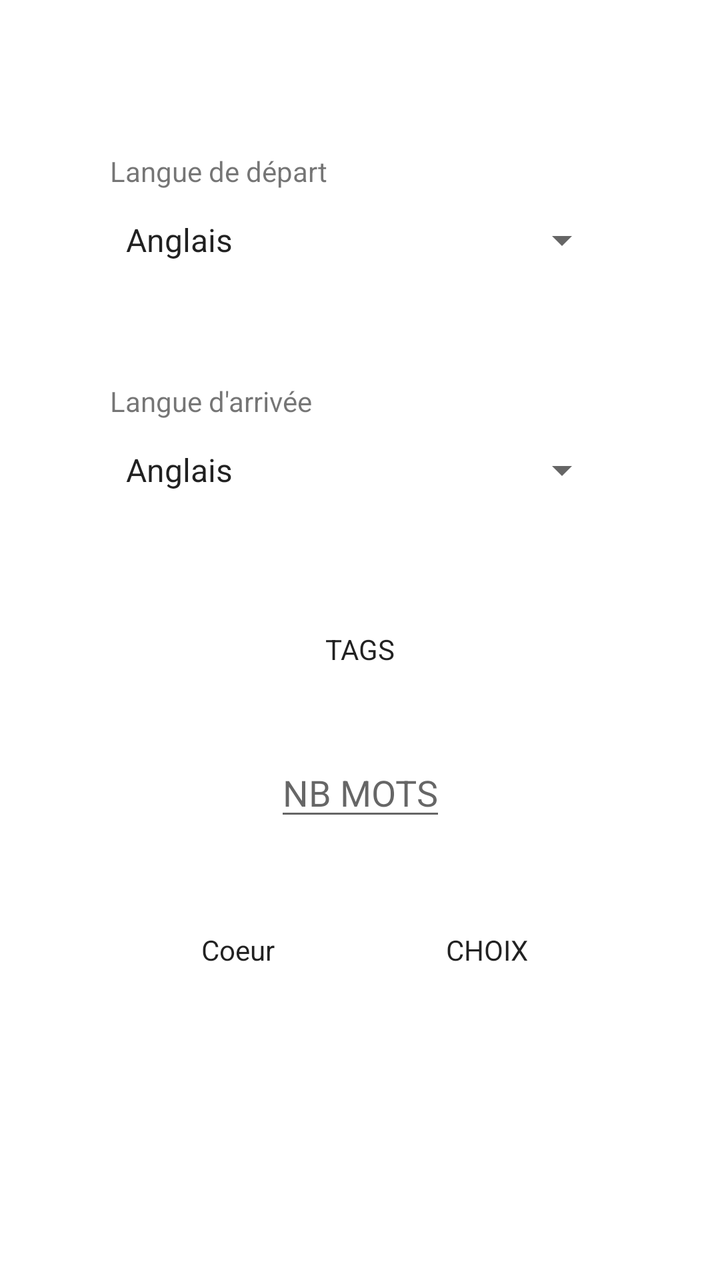
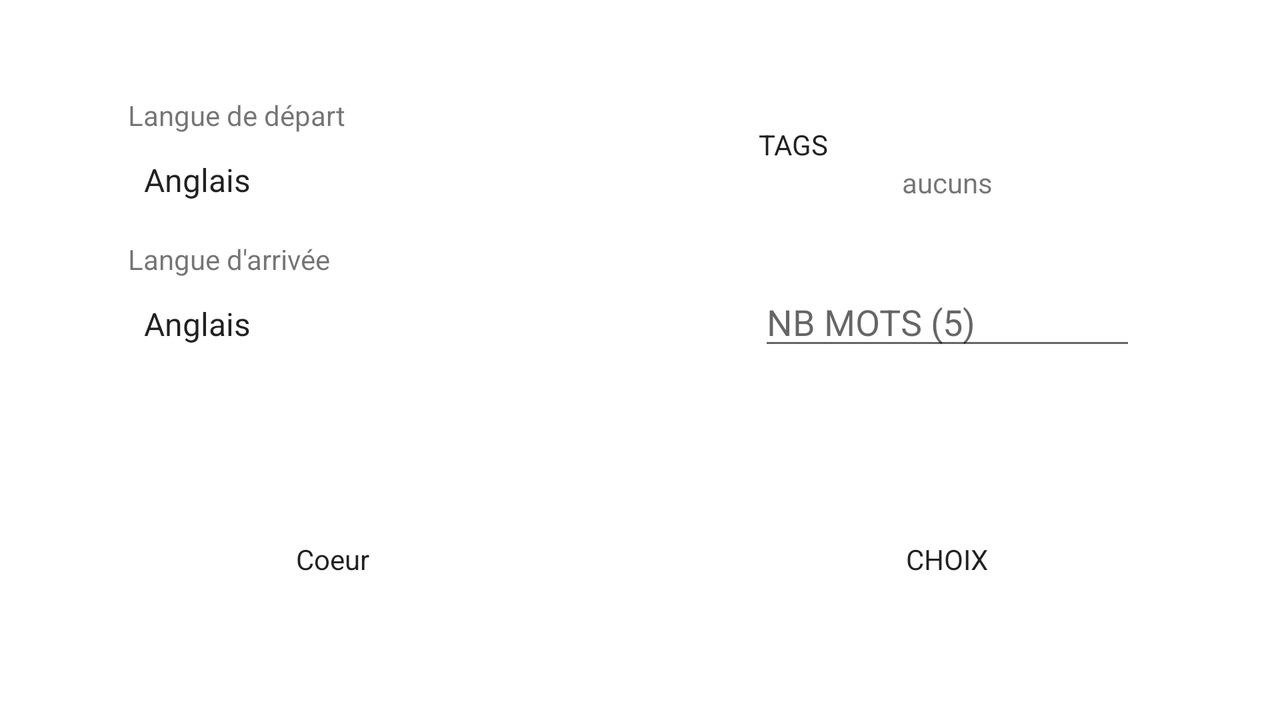

One screen, two layout resources from the same app: the default and the repository's alternative for another configuration. Each is rendered where Android would select it; the XML of both is given below.
<!-- AndroidManifest.xml: application theme AppTheme -->
<!-- res/layout/activity_revision_display.xml -->
<?xml version="1.0" encoding="utf-8"?>
<androidx.constraintlayout.widget.ConstraintLayout xmlns:android="http://schemas.android.com/apk/res/android"
    xmlns:app="http://schemas.android.com/apk/res-auto"
    xmlns:tools="http://schemas.android.com/tools"
    android:layout_width="match_parent"
    android:layout_height="match_parent"
    tools:context=".Display.RevisionDisplay">

    <Spinner
        android:id="@+id/spinnerLDep"
        android:layout_width="250dp"
        android:layout_height="40dp"
        android:layout_marginTop="100dp"
        android:entries="@array/language_array"
        android:prompt="@string/language_prompt"
        app:layout_constraintEnd_toEndOf="parent"
        app:layout_constraintStart_toStartOf="parent"
        app:layout_constraintTop_toTopOf="parent" />

    <Spinner
        android:id="@+id/spinnerLEnd"
        android:layout_width="250dp"
        android:layout_height="40dp"
        android:layout_marginTop="75dp"
        android:entries="@array/language_array"
        android:prompt="@string/language_prompt"
        app:layout_constraintEnd_toEndOf="parent"
        app:layout_constraintStart_toStartOf="parent"
        app:layout_constraintTop_toBottomOf="@+id/spinnerLDep" />

    <EditText
        android:id="@+id/editNBM"
        android:layout_width="wrap_content"
        android:layout_height="wrap_content"
        android:layout_marginTop="40dp"
        android:hint="NB MOTS"
        app:layout_constraintBottom_toBottomOf="parent"
        app:layout_constraintEnd_toEndOf="parent"
        app:layout_constraintStart_toStartOf="parent"
        app:layout_constraintTop_toBottomOf="@+id/buttonTagsSelec"
        app:layout_constraintVertical_bias="0.0" />

    <Button
        android:id="@+id/buttonCoeur"
        android:layout_width="wrap_content"
        android:layout_height="wrap_content"
        android:layout_marginTop="50dp"
        android:onClick="goToParCoeur"
        android:text="Coeur"
        app:layout_constraintEnd_toStartOf="@+id/editNBM"
        app:layout_constraintTop_toBottomOf="@+id/editNBM" />

    <Button
        android:id="@+id/buttonChoice"
        android:layout_width="wrap_content"
        android:layout_height="wrap_content"
        android:layout_marginTop="50dp"
        android:onClick="goToParChoix"
        android:text="CHOIX"
        app:layout_constraintStart_toEndOf="@+id/editNBM"
        app:layout_constraintTop_toBottomOf="@+id/editNBM" />

    <TextView
        android:id="@+id/textView"
        android:layout_width="wrap_content"
        android:layout_height="wrap_content"
        android:layout_marginBottom="5dp"
        android:text="Langue de départ"
        app:layout_constraintBottom_toTopOf="@+id/spinnerLDep"
        app:layout_constraintStart_toStartOf="@+id/spinnerLDep" />

    <TextView
        android:id="@+id/textView2"
        android:layout_width="wrap_content"
        android:layout_height="wrap_content"
        android:layout_marginBottom="5dp"
        android:text="Langue d'arrivée"
        app:layout_constraintBottom_toTopOf="@+id/spinnerLEnd"
        app:layout_constraintStart_toStartOf="@+id/spinnerLEnd" />

    <Button
        android:id="@+id/buttonTagsSelec"
        android:layout_width="wrap_content"
        android:layout_height="wrap_content"
        android:layout_marginTop="60dp"
        android:onClick="onClicTag"
        android:text="TAGS"
        app:layout_constraintEnd_toEndOf="parent"
        app:layout_constraintStart_toStartOf="parent"
        app:layout_constraintTop_toBottomOf="@+id/spinnerLEnd" />

</androidx.constraintlayout.widget.ConstraintLayout>
<!-- resources referenced by this layout -->
<resources>
  <string-array name="language_array">
          <item>Anglais</item>
          <item>Allemand</item>
          <item>Espagnol</item>
      </string-array>
  <string name="language_prompt">Choose a language</string>
  <!-- from res/values-v25/ -->
  <style name="AppTheme" parent="Theme.AppCompat.Light.NoActionBar">
  
          <item name="colorPrimary">@color/primaryColor</item>
          <item name="colorPrimaryDark">@color/primaryDarkColor</item>
          <item name="colorAccent">@color/primaryLightColor</item>
          <item name="android:colorSecondary" />
  
          <item name="colorControlHighlight">@color/everDarker</item>
          <item name="colorControlActivated">@color/everDarker</item>
  
          <item name="android:windowNoTitle">true</item>
          <item name="android:windowActionBar">false</item>
          <item name="android:windowFullscreen">true</item>
          <item name="android:windowContentOverlay">@null</item>
          <item name="android:windowAnimationStyle">@null</item>
          <item name="android:windowBackground">@drawable/gradient_background_tbbg</item>
  
          <item name="buttonStyle">@style/BeautifulButton2</item>
  
      </style>
  <color name="primaryColor">#3949ab</color>
  <color name="primaryDarkColor">#00227b</color>
  <color name="primaryLightColor">#6f74dd</color>
  <color name="everDarker">#444447</color>
  <!-- drawable gradient_background_tbbg (drawable) -->
  <?xml version="1.0" encoding="utf-8"?>
  <layer-list
  xmlns:android="http://schemas.android.com/apk/res/android">
  <item>
      <shape xmlns:android="http://schemas.android.com/apk/res/android"
          android:shape="rectangle">
          <gradient
              android:startColor="#5dade2"
              android:endColor="#d6eaf8"
              android:angle="45"/>
      </shape>
  
  </item>
  <item>
      <bitmap xmlns:android="http://schemas.android.com/apk/res/android"
          android:src="@drawable/notebookbg"
          android:tileMode="repeat"
          android:alpha="0.09"/>
  </item>
  </layer-list>
  
  
</resources>
<!-- res/layout-land/activity_revision_display.xml (the repository's variant of the layout above) -->
<!-- drawn on the phone turned sideways -->
<?xml version="1.0" encoding="utf-8"?>
<androidx.constraintlayout.widget.ConstraintLayout xmlns:android="http://schemas.android.com/apk/res/android"
    xmlns:app="http://schemas.android.com/apk/res-auto"
    xmlns:tools="http://schemas.android.com/tools"
    android:layout_width="match_parent"
    android:layout_height="match_parent"
    tools:context=".Display.RevisionDisplay">

    <Spinner
        android:id="@+id/spinnerLDep"
        android:layout_width="0dp"
        android:layout_height="0dp"
        android:entries="@array/language_array"
        android:prompt="@string/language_prompt"
        app:layout_constraintBottom_toTopOf="@+id/guideline22h"
        app:layout_constraintEnd_toStartOf="@+id/guideline33v"
        app:layout_constraintStart_toStartOf="@+id/guideline10v"
        app:layout_constraintTop_toTopOf="@+id/guideline15h" />

    <Spinner
        android:id="@+id/spinnerLEnd"
        android:layout_width="0dp"
        android:layout_height="0dp"
        android:entries="@array/language_array"
        android:prompt="@string/language_prompt"
        app:layout_constraintBottom_toTopOf="@+id/guideline37h"
        app:layout_constraintEnd_toStartOf="@+id/guideline33v"
        app:layout_constraintStart_toStartOf="@+id/guideline10v"
        app:layout_constraintTop_toTopOf="@+id/guideline30h" />

    <EditText
        android:id="@+id/editNBM"
        android:layout_width="0dp"
        android:layout_height="wrap_content"
        android:layout_marginStart="8dp"
        android:layout_marginLeft="8dp"
        android:layout_marginEnd="8dp"
        android:layout_marginRight="8dp"
        android:hint="NB MOTS (5)"
        android:inputType="number"
        app:layout_constraintBottom_toTopOf="@+id/guideline37h"
        app:layout_constraintEnd_toStartOf="@+id/guideline90v"
        app:layout_constraintStart_toStartOf="@+id/guideline67v"
        app:layout_constraintTop_toTopOf="@+id/guideline22h"
        app:layout_constraintVertical_bias="1.0" />

    <Button
        android:id="@+id/buttonCoeur"
        android:layout_width="wrap_content"
        android:layout_height="0dp"
        android:onClick="goToParCoeur"
        android:text="Coeur"
        app:layout_constraintBottom_toTopOf="@+id/guideline85h"
        app:layout_constraintEnd_toStartOf="@+id/guideline33v"
        app:layout_constraintStart_toStartOf="@+id/guideline10v"
        app:layout_constraintTop_toTopOf="@+id/guideline77h" />

    <Button
        android:id="@+id/buttonChoice"
        android:layout_width="wrap_content"
        android:layout_height="0dp"
        android:onClick="goToParChoix"
        android:text="CHOIX"
        app:layout_constraintBottom_toTopOf="@+id/guideline85h"
        app:layout_constraintEnd_toStartOf="@+id/guideline90v"
        app:layout_constraintStart_toStartOf="@+id/guideline67v"
        app:layout_constraintTop_toTopOf="@+id/guideline77h" />

    <TextView
        android:id="@+id/textView"
        android:layout_width="wrap_content"
        android:layout_height="wrap_content"
        android:layout_marginBottom="5dp"
        android:text="Langue de départ"
        app:layout_constraintBottom_toTopOf="@+id/spinnerLDep"
        app:layout_constraintStart_toStartOf="@+id/spinnerLDep" />

    <TextView
        android:id="@+id/textView2"
        android:layout_width="wrap_content"
        android:layout_height="wrap_content"
        android:layout_marginBottom="5dp"
        android:text="Langue d'arrivée"
        app:layout_constraintBottom_toTopOf="@+id/spinnerLEnd"
        app:layout_constraintStart_toStartOf="@+id/spinnerLEnd" />

    <Button
        android:id="@+id/buttonTagsSelec"
        android:layout_width="0dp"
        android:layout_height="wrap_content"
        android:layout_marginStart="8dp"
        android:layout_marginLeft="8dp"
        android:layout_marginEnd="8dp"
        android:layout_marginRight="8dp"
        android:onClick="onClicTag"
        android:text="TAGS"
        app:layout_constraintBottom_toTopOf="@+id/guideline15h"
        app:layout_constraintEnd_toStartOf="@+id/guideline90v"
        app:layout_constraintHorizontal_bias="0.0"
        app:layout_constraintStart_toStartOf="@+id/guideline67v"
        app:layout_constraintTop_toTopOf="@+id/guideline15h" />

    <androidx.constraintlayout.widget.Guideline
        android:id="@+id/guideline10v"
        android:layout_width="wrap_content"
        android:layout_height="wrap_content"
        android:orientation="vertical"
        app:layout_constraintGuide_percent="0.1" />

    <androidx.constraintlayout.widget.Guideline
        android:id="@+id/guideline90v"
        android:layout_width="wrap_content"
        android:layout_height="wrap_content"
        android:orientation="vertical"
        app:layout_constraintGuide_percent="0.9" />

    <androidx.constraintlayout.widget.Guideline
        android:id="@+id/guideline15h"
        android:layout_width="wrap_content"
        android:layout_height="wrap_content"
        android:orientation="horizontal"
        app:layout_constraintGuide_percent="0.2" />

    <androidx.constraintlayout.widget.Guideline
        android:id="@+id/guideline85h"
        android:layout_width="wrap_content"
        android:layout_height="wrap_content"
        android:orientation="horizontal"
        app:layout_constraintGuide_percent="0.9" />

    <androidx.constraintlayout.widget.Guideline
        android:id="@+id/guideline22h"
        android:layout_width="wrap_content"
        android:layout_height="wrap_content"
        android:orientation="horizontal"
        app:layout_constraintGuide_percent="0.3" />

    <androidx.constraintlayout.widget.Guideline
        android:id="@+id/guideline30h"
        android:layout_width="wrap_content"
        android:layout_height="wrap_content"
        android:orientation="horizontal"
        app:layout_constraintGuide_percent="0.4" />

    <androidx.constraintlayout.widget.Guideline
        android:id="@+id/guideline37h"
        android:layout_width="wrap_content"
        android:layout_height="wrap_content"
        android:orientation="horizontal"
        app:layout_constraintGuide_percent="0.5" />

    <androidx.constraintlayout.widget.Guideline
        android:id="@+id/guideline33v"
        android:layout_width="wrap_content"
        android:layout_height="wrap_content"
        android:orientation="vertical"
        app:layout_constraintGuide_percent="0.42" />

    <androidx.constraintlayout.widget.Guideline
        android:id="@+id/guideline67v"
        android:layout_width="wrap_content"
        android:layout_height="wrap_content"
        android:orientation="vertical"
        app:layout_constraintGuide_percent="0.58" />

    <androidx.constraintlayout.widget.Guideline
        android:id="@+id/guideline77h"
        android:layout_width="wrap_content"
        android:layout_height="wrap_content"
        android:orientation="horizontal"
        app:layout_constraintGuide_percent="0.75" />

    <TextView
        android:id="@+id/textViewTags"
        android:layout_width="wrap_content"
        android:layout_height="wrap_content"
        android:text="aucuns"
        app:layout_constraintEnd_toEndOf="@+id/buttonTagsSelec"
        app:layout_constraintStart_toStartOf="@+id/buttonTagsSelec"
        app:layout_constraintTop_toBottomOf="@+id/buttonTagsSelec" />

</androidx.constraintlayout.widget.ConstraintLayout>
